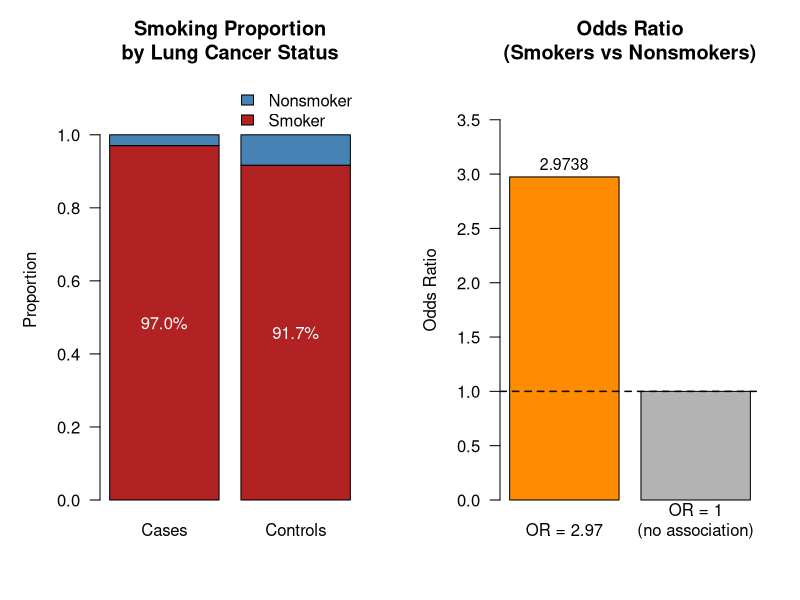

Here is the R script that generated this plot:
# =============================================================================
# Problem 2.16 - Doll & Hill (1950) Lung Cancer and Smoking Case-Control Study
# Source: R. Doll and A. B. Hill, Br. Med. J., 739-748, September 30, 1950
#
# 20 hospitals in London, UK. Patients admitted with lung cancer were matched
# with noncancer control patients of same sex and 5-year age group.
# A smoker = person who smoked >= 1 cigarette/day for >= 1 year.
#
# Table 2.12:
#                  Lung Cancer
#                  Cases    Controls
# Have Smoked Yes    688       650
#             No      21        59
#             Total  709       709
# =============================================================================

# -----------------------------------------------------------------------------
# 0. Data Setup - 2x2 Contingency Table
# -----------------------------------------------------------------------------

# Cell counts
cases_smoker    <- 688   # lung cancer cases who smoked
cases_nonsmoker <-  21   # lung cancer cases who did NOT smoke
ctrl_smoker     <- 650   # control patients who smoked
ctrl_nonsmoker  <-  59   # control patients who did NOT smoke

total_cases    <- cases_smoker + cases_nonsmoker   # 709
total_controls <- ctrl_smoker  + ctrl_nonsmoker    # 709

# Build the 2x2 matrix for easy display
tbl <- matrix(
  c(cases_smoker, cases_nonsmoker,
    ctrl_smoker,  ctrl_nonsmoker),
  nrow = 2, ncol = 2,
  dimnames = list(
    "Smoked"      = c("Yes", "No"),
    "Lung Cancer" = c("Cases", "Controls")
  )
)

cat("=== Table 2.12: Data for Problem 2.16 ===\n")
print(tbl)
cat(sprintf("\n  Total Cases:    %d\n", total_cases))
cat(sprintf("  Total Controls: %d\n\n", total_controls))


# =============================================================================
# (a) Response Variable and Explanatory Variable
# =============================================================================

cat("=============================================================\n")
cat("(a) Response Variable and Explanatory Variable\n")
cat("=============================================================\n\n")

cat("  Response Variable (outcome):\n")
cat("    Lung Cancer status -> Cases (lung cancer) vs Controls (no lung cancer)\n\n")

cat("  Explanatory Variable (exposure):\n")
cat("    Smoking status -> Have Smoked: Yes vs No\n\n")

cat("  Reasoning:\n")
cat("    The study investigates whether smoking (exposure) explains or predicts\n")
cat("    the occurrence of lung cancer (outcome). Researchers sampled based on\n")
cat("    the outcome (case-control design), then looked back at smoking history.\n\n")


# =============================================================================
# (b) Type of Study
# =============================================================================

cat("=============================================================\n")
cat("(b) Type of Study\n")
cat("=============================================================\n\n")

cat("  Study Type: CASE-CONTROL STUDY (Retrospective)\n\n")

cat("  Evidence:\n")
cat("  1) Sampling was done based on the OUTCOME (lung cancer status).\n")
cat("     - 709 cases  (patients WITH lung cancer) were selected.\n")
cat("     - 709 controls (patients WITHOUT lung cancer) were matched.\n\n")
cat("  2) The investigators then looked BACKWARD to assess past exposure\n")
cat("     (smoking history) for each participant.\n\n")
cat("  3) Both groups were sampled from the same hospitals, matching on\n")
cat("     sex and 5-year age group to control for confounding.\n\n")
cat("  Key feature: The totals in each column (709, 709) were FIXED by design.\n\n")


# =============================================================================
# (c) Can We Compare Proportions of Lung Cancer Between Smokers/Nonsmokers?
# =============================================================================

cat("=============================================================\n")
cat("(c) Can we compare proportions who suffered lung cancer?\n")
cat("=============================================================\n\n")

# Proportion of smokers among cases vs controls (what we CAN calculate)
prop_smoker_in_cases    <- cases_smoker / total_cases
prop_smoker_in_controls <- ctrl_smoker  / total_controls

cat("  What we CAN calculate (exposure proportions within each group):\n")
cat(sprintf("    Proportion of smokers among CASES:    %d/%d = %.4f (%.2f%%)\n",
            cases_smoker, total_cases,
            prop_smoker_in_cases, prop_smoker_in_cases * 100))
cat(sprintf("    Proportion of smokers among CONTROLS: %d/%d = %.4f (%.2f%%)\n\n",
            ctrl_smoker, total_controls,
            prop_smoker_in_controls, prop_smoker_in_controls * 100))

cat("  Answer: NO - we CANNOT estimate the proportion who SUFFERED lung cancer\n")
cat("          among smokers vs nonsmokers from this case-control data.\n\n")

cat("  Why not?\n")
cat("  - In a case-control study, the number of cases and controls is\n")
cat("    FIXED BY DESIGN (both set to 709 here).\n")
cat("  - These sampling fractions do NOT reflect the true prevalence\n")
cat("    of lung cancer in the population.\n\n")

# Illustrate the problem with a (wrong) attempt
wrong_prop_smoker    <- cases_smoker    / (cases_smoker + ctrl_smoker)
wrong_prop_nonsmoker <- cases_nonsmoker / (cases_nonsmoker + ctrl_nonsmoker)
cat("  Illustration of the problem:\n")
cat(sprintf("    'Proportion' with lung cancer among smokers:    %.4f\n",
            wrong_prop_smoker))
cat(sprintf("    'Proportion' with lung cancer among nonsmokers: %.4f\n",
            wrong_prop_nonsmoker))
cat("    These numbers are MEANINGLESS because the 1:1 case:control ratio\n")
cat("    was chosen by the researchers, not observed naturally.\n\n")

cat("  -> To compare exposure across two groups fixed by design, use the ODDS RATIO.\n\n")


# =============================================================================
# (d) Summarize the Association - Odds Ratio
# =============================================================================

cat("=============================================================\n")
cat("(d) Summarize the Association (Odds Ratio)\n")
cat("=============================================================\n\n")

# --- Odds of Smoking in Each Group ---
# Odds = P(exposure) / P(no exposure) within each outcome group

odds_smoking_cases    <- cases_smoker    / cases_nonsmoker
odds_smoking_controls <- ctrl_smoker     / ctrl_nonsmoker

cat("[ Odds of Smoking within Each Group ]\n")
cat(sprintf("  Odds of smoking | Cases:    %d / %d = %.4f\n",
            cases_smoker, cases_nonsmoker, odds_smoking_cases))
cat(sprintf("  Odds of smoking | Controls: %d / %d = %.4f\n\n",
            ctrl_smoker, ctrl_nonsmoker, odds_smoking_controls))


# --- Odds Ratio (OR) ---
# OR = (odds of exposure in cases) / (odds of exposure in controls)
# Equivalent cross-product formula: OR = (a*d) / (b*c)
#   a = cases_smoker, b = cases_nonsmoker
#   c = ctrl_smoker,  d = ctrl_nonsmoker

odds_ratio <- (cases_smoker * ctrl_nonsmoker) / (cases_nonsmoker * ctrl_smoker)

cat("[ Odds Ratio (OR) ]\n")
cat(sprintf("  Formula: (a * d) / (b * c)\n"))
cat(sprintf("  Calculation: (%d * %d) / (%d * %d)\n",
            cases_smoker, ctrl_nonsmoker, cases_nonsmoker, ctrl_smoker))
cat(sprintf("             = %d / %d\n",
            cases_smoker * ctrl_nonsmoker, cases_nonsmoker * ctrl_smoker))
cat(sprintf("             = %.4f\n\n", odds_ratio))

cat("[ Interpretation ]\n")
cat(sprintf("  OR = %.4f\n\n", odds_ratio))
cat("  The odds of having smoked are approximately 2.97 times HIGHER\n")
cat("  among lung cancer patients (cases) than among controls.\n\n")
cat("  Equivalently: smokers have roughly 3 times the odds of developing\n")
cat("  lung cancer compared to nonsmokers.\n\n")
cat("  Since OR > 1, smoking is POSITIVELY ASSOCIATED with lung cancer.\n\n")

# Note on why OR is used here (not RR)
cat("[ Note: Why OR instead of RR? ]\n")
cat("  This is a case-control study with fixed outcome totals.\n")
cat("  Relative Risk (RR) cannot be validly calculated because the row\n")
cat("  totals (smokers vs nonsmokers) were not sampled independently.\n")
cat("  The Odds Ratio is the appropriate measure for case-control studies.\n\n")


# =============================================================================
# Visualization
# =============================================================================

par(mfrow = c(1, 2), mar = c(5, 5, 4, 2))

# --- Plot 1: Stacked bar chart of the 2x2 table ---
prop_tbl <- prop.table(tbl, margin = 2)  # column proportions

barplot(prop_tbl,
        col    = c("firebrick", "steelblue"),
        main   = "Smoking Proportion\nby Lung Cancer Status",
        ylab   = "Proportion",
        ylim   = c(0, 1.15),
        legend.text = c("Smoker", "Nonsmoker"),
        args.legend = list(x = "topright", bty = "n"),
        las    = 1)

text(x      = c(0.7, 1.9),
     y      = c(prop_tbl[1, 1] / 2, prop_tbl[1, 2] / 2),
     labels = sprintf("%.1f%%", prop_tbl[1, ] * 100),
     col    = "white", fontface = "bold", cex = 1.0)


# --- Plot 2: Odds Ratio visualization ---
or_vals   <- c(odds_ratio, 1)
or_labels <- c(sprintf("OR = %.2f", odds_ratio), "OR = 1\n(no association)")

barplot(or_vals,
        names.arg = or_labels,
        col       = c("darkorange", "gray70"),
        main      = "Odds Ratio\n(Smokers vs Nonsmokers)",
        ylab      = "Odds Ratio",
        ylim      = c(0, or_vals[1] * 1.3),
        las       = 1)

abline(h = 1, lty = 2, col = "black", lwd = 1.5)  # reference line at OR = 1

text(x      = 0.7,
     y      = odds_ratio + or_vals[1] * 0.04,
     labels = sprintf("%.4f", odds_ratio),
     cex    = 0.95)

par(mfrow = c(1, 1))


# =============================================================================
# Summary
# =============================================================================

cat("=============================================================\n")
cat("Summary\n")
cat("=============================================================\n")
cat(sprintf("  Proportion of smokers in Cases:    %.4f (%.2f%%)\n",
            prop_smoker_in_cases, prop_smoker_in_cases * 100))
cat(sprintf("  Proportion of smokers in Controls: %.4f (%.2f%%)\n",
            prop_smoker_in_controls, prop_smoker_in_controls * 100))
cat(sprintf("  Odds Ratio (OR):                   %.4f\n\n", odds_ratio))
cat("  (a) Response: lung cancer status | Explanatory: smoking status\n")
cat("  (b) Case-control (retrospective) study\n")
cat("  (c) Cannot compare disease proportions - case-control design\n")
cat("      fixes outcome totals, not exposure totals\n")
cat(sprintf("  (d) OR = %.4f -> smokers have ~%.1fx the odds of lung cancer\n",
            odds_ratio, odds_ratio))
